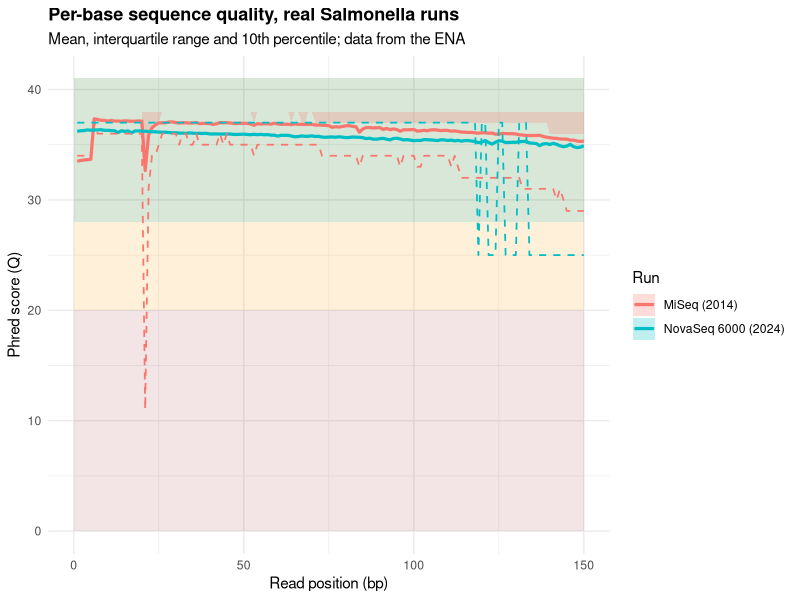

Generate this figure with R:
# Chapter 3, Hands-on 2 (R): the per-base quality plot of the uploaded draft, drawn from the real per-base summary computed by ex3_2_read_qc.py.
# Zones as in the draft: green Q28-41 (good), orange Q20-28 (warning), red below Q20 (poor); ribbon = 25th to 75th percentile; dashed line = 10th percentile.
if (!require(ggplot2)) install.packages("ggplot2", repos = "https://cloud.r-project.org")
library(ggplot2)
d <- read.csv("per_base_quality.csv"); d <- d[d$run %in% c("MiSeq (2014)", "NovaSeq 6000 (2024)"), ]
p <- ggplot(d, aes(x = position)) +
  annotate("rect", xmin = 0, xmax = 150, ymin = 28, ymax = 41, fill = "darkgreen", alpha = 0.15) +
  annotate("rect", xmin = 0, xmax = 150, ymin = 20, ymax = 28, fill = "orange", alpha = 0.15) +
  annotate("rect", xmin = 0, xmax = 150, ymin = 0, ymax = 20, fill = "darkred", alpha = 0.10) +
  geom_ribbon(aes(ymin = q25, ymax = q75, fill = run), alpha = 0.25) +
  geom_line(aes(y = mean, color = run), linewidth = 1.1) + geom_line(aes(y = q10, color = run), linetype = "dashed", linewidth = 0.6) +
  labs(title = "Per-base sequence quality, real Salmonella runs", subtitle = "Mean, interquartile range and 10th percentile; data from the ENA", x = "Read position (bp)", y = "Phred score (Q)", color = "Run", fill = "Run") +
  scale_y_continuous(breaks = seq(0, 40, 10), limits = c(0, 41)) + theme_minimal() + theme(plot.title = element_text(face = "bold", size = 13))
ggsave("figs3/fig2b_per_base_quality_R.png", p, width = 6.4, height = 4.4, dpi = 200)
cat(sprintf("%s: mean Q at base 1 = %.1f, at base 150 = %.1f\n", unique(d$run), tapply(d$mean, d$run, function(x) x[1]), tapply(d$mean, d$run, function(x) x[length(x)])), sep = "")
